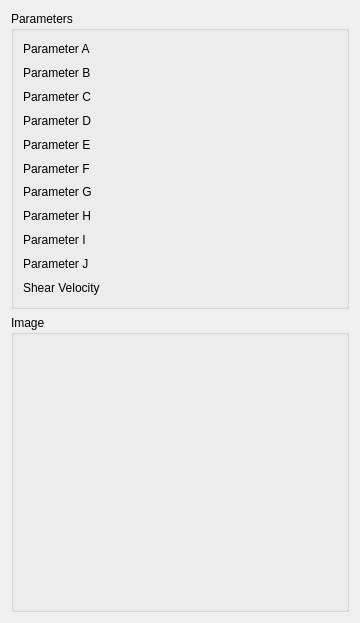
<?xml version="1.0" encoding="UTF-8"?>
<ui version="4.0">
 <class>WindLabGui::DlgGeneralizedKaimalSpectrum</class>
 <widget class="QWidget" name="WindLabGui::DlgGeneralizedKaimalSpectrum">
  <property name="geometry">
   <rect>
    <x>0</x>
    <y>0</y>
    <width>360</width>
    <height>623</height>
   </rect>
  </property>
  <property name="windowTitle">
   <string>Feature Parameters</string>
  </property>
  <property name="sizeGripEnabled" stdset="0">
   <bool>true</bool>
  </property>
  <layout class="QGridLayout" name="gridLayout">
   <item row="1" column="0">
    <widget class="QGroupBox" name="GroupBox5_5">
     <property name="title">
      <string>Image</string>
     </property>
     <layout class="QGridLayout" name="_6">
      <property name="leftMargin">
       <number>9</number>
      </property>
      <property name="topMargin">
       <number>9</number>
      </property>
      <property name="rightMargin">
       <number>9</number>
      </property>
      <property name="bottomMargin">
       <number>9</number>
      </property>
      <property name="spacing">
       <number>6</number>
      </property>
      <item row="1" column="0">
       <layout class="QHBoxLayout" name="horizontalLayout_9" stretch="0">
        <item>
         <widget class="QLabel" name="label_Image">
          <property name="text">
           <string/>
          </property>
         </widget>
        </item>
       </layout>
      </item>
     </layout>
    </widget>
   </item>
   <item row="0" column="0">
    <widget class="QGroupBox" name="GroupBox5_3">
     <property name="title">
      <string>Parameters</string>
     </property>
     <layout class="QGridLayout" name="_3">
      <property name="leftMargin">
       <number>9</number>
      </property>
      <property name="topMargin">
       <number>9</number>
      </property>
      <property name="rightMargin">
       <number>9</number>
      </property>
      <property name="bottomMargin">
       <number>9</number>
      </property>
      <property name="spacing">
       <number>6</number>
      </property>
      <item row="7" column="0">
       <layout class="QHBoxLayout" name="horizontalLayout_13" stretch="0,0">
        <item>
         <widget class="QLabel" name="label_12">
          <property name="text">
           <string>Parameter G</string>
          </property>
         </widget>
        </item>
        <item>
         <widget class="Gui::QuantitySpinBox" name="doubleSpinBox_ParameterG" native="true">
          <property name="keyboardTracking" stdset="0">
           <bool>false</bool>
          </property>
         </widget>
        </item>
       </layout>
      </item>
      <item row="6" column="0">
       <layout class="QHBoxLayout" name="horizontalLayout_12" stretch="0,0">
        <item>
         <widget class="QLabel" name="label_11">
          <property name="text">
           <string>Parameter F</string>
          </property>
         </widget>
        </item>
        <item>
         <widget class="Gui::QuantitySpinBox" name="doubleSpinBox_ParameterF" native="true">
          <property name="keyboardTracking" stdset="0">
           <bool>false</bool>
          </property>
         </widget>
        </item>
       </layout>
      </item>
      <item row="10" column="0">
       <layout class="QHBoxLayout" name="horizontalLayout_16" stretch="0,0">
        <item>
         <widget class="QLabel" name="label_15">
          <property name="text">
           <string>Parameter J</string>
          </property>
         </widget>
        </item>
        <item>
         <widget class="Gui::QuantitySpinBox" name="doubleSpinBox_ParameterJ" native="true">
          <property name="keyboardTracking" stdset="0">
           <bool>false</bool>
          </property>
         </widget>
        </item>
       </layout>
      </item>
      <item row="4" column="0">
       <layout class="QHBoxLayout" name="horizontalLayout_2" stretch="0,0">
        <item>
         <widget class="QLabel" name="label_2">
          <property name="text">
           <string>Parameter D</string>
          </property>
         </widget>
        </item>
        <item>
         <widget class="Gui::QuantitySpinBox" name="doubleSpinBox_ParameterD" native="true">
          <property name="keyboardTracking" stdset="0">
           <bool>false</bool>
          </property>
         </widget>
        </item>
       </layout>
      </item>
      <item row="9" column="0">
       <layout class="QHBoxLayout" name="horizontalLayout_15" stretch="0,0">
        <item>
         <widget class="QLabel" name="label_14">
          <property name="text">
           <string>Parameter I</string>
          </property>
         </widget>
        </item>
        <item>
         <widget class="Gui::QuantitySpinBox" name="doubleSpinBox_ParameterI" native="true">
          <property name="keyboardTracking" stdset="0">
           <bool>false</bool>
          </property>
         </widget>
        </item>
       </layout>
      </item>
      <item row="8" column="0">
       <layout class="QHBoxLayout" name="horizontalLayout_14" stretch="0,0">
        <item>
         <widget class="QLabel" name="label_13">
          <property name="text">
           <string>Parameter H</string>
          </property>
         </widget>
        </item>
        <item>
         <widget class="Gui::QuantitySpinBox" name="doubleSpinBox_ParameterH" native="true">
          <property name="keyboardTracking" stdset="0">
           <bool>false</bool>
          </property>
         </widget>
        </item>
       </layout>
      </item>
      <item row="1" column="0">
       <layout class="QHBoxLayout" name="horizontalLayout" stretch="0,0">
        <item>
         <widget class="QLabel" name="label">
          <property name="text">
           <string>Parameter A</string>
          </property>
         </widget>
        </item>
        <item>
         <widget class="Gui::QuantitySpinBox" name="doubleSpinBox_ParameterA" native="true">
          <property name="keyboardTracking" stdset="0">
           <bool>false</bool>
          </property>
         </widget>
        </item>
       </layout>
      </item>
      <item row="2" column="0">
       <layout class="QHBoxLayout" name="horizontalLayout_6" stretch="0,0">
        <item>
         <widget class="QLabel" name="label_6">
          <property name="text">
           <string>Parameter B</string>
          </property>
         </widget>
        </item>
        <item>
         <widget class="Gui::QuantitySpinBox" name="doubleSpinBox_ParameterB" native="true">
          <property name="keyboardTracking" stdset="0">
           <bool>false</bool>
          </property>
         </widget>
        </item>
       </layout>
      </item>
      <item row="3" column="0">
       <layout class="QHBoxLayout" name="horizontalLayout_3" stretch="0,0">
        <item>
         <widget class="QLabel" name="label_3">
          <property name="text">
           <string>Parameter C</string>
          </property>
         </widget>
        </item>
        <item>
         <widget class="Gui::QuantitySpinBox" name="doubleSpinBox_ParameterC" native="true">
          <property name="keyboardTracking" stdset="0">
           <bool>false</bool>
          </property>
         </widget>
        </item>
       </layout>
      </item>
      <item row="5" column="0">
       <layout class="QHBoxLayout" name="horizontalLayout_4" stretch="0,0">
        <item>
         <widget class="QLabel" name="label_4">
          <property name="text">
           <string>Parameter E</string>
          </property>
         </widget>
        </item>
        <item>
         <widget class="Gui::QuantitySpinBox" name="doubleSpinBox_ParameterE" native="true">
          <property name="keyboardTracking" stdset="0">
           <bool>false</bool>
          </property>
         </widget>
        </item>
       </layout>
      </item>
      <item row="11" column="0">
       <layout class="QHBoxLayout" name="horizontalLayout_17" stretch="0,0">
        <item>
         <widget class="QLabel" name="label_16">
          <property name="text">
           <string>Shear Velocity</string>
          </property>
         </widget>
        </item>
        <item>
         <widget class="Gui::QuantitySpinBox" name="doubleSpinBox_ShearVelocity" native="true">
          <property name="keyboardTracking" stdset="0">
           <bool>false</bool>
          </property>
         </widget>
        </item>
       </layout>
      </item>
     </layout>
    </widget>
   </item>
  </layout>
 </widget>
 <customwidgets>
  <customwidget>
   <class>Gui::QuantitySpinBox</class>
   <extends>QWidget</extends>
   <header>Gui/QuantitySpinBox.h</header>
  </customwidget>
 </customwidgets>
 <resources/>
 <connections/>
</ui>
